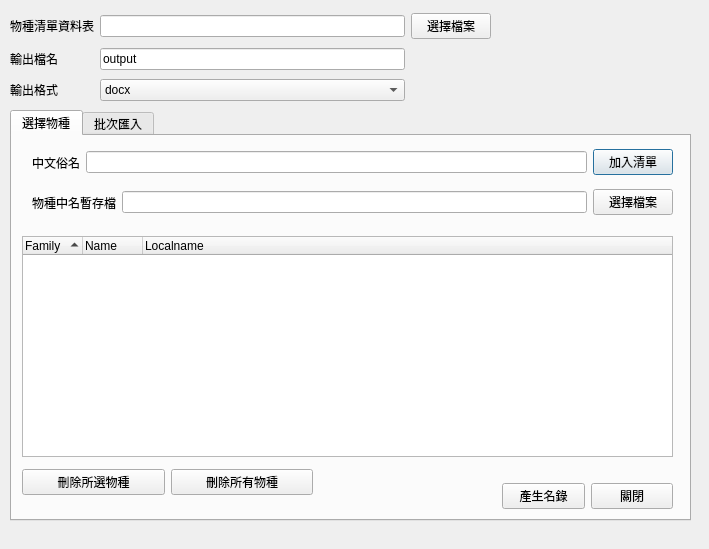
<?xml version="1.0" encoding="UTF-8"?>
<ui version="4.0">
 <class>Window</class>
 <widget class="QDialog" name="Window">
  <property name="geometry">
   <rect>
    <x>0</x>
    <y>0</y>
    <width>709</width>
    <height>549</height>
   </rect>
  </property>
  <property name="windowTitle">
   <string>物種名錄產生器 namelist generator</string>
  </property>
  <widget class="QTabWidget" name="tabWidget">
   <property name="geometry">
    <rect>
     <x>10</x>
     <y>110</y>
     <width>681</width>
     <height>411</height>
    </rect>
   </property>
   <property name="currentIndex">
    <number>0</number>
   </property>
   <widget class="QWidget" name="tabSelect">
    <attribute name="title">
     <string>選擇物種</string>
    </attribute>
    <widget class="QTreeWidget" name="treeWidget">
     <property name="geometry">
      <rect>
       <x>10</x>
       <y>100</y>
       <width>651</width>
       <height>221</height>
      </rect>
     </property>
     <property name="alternatingRowColors">
      <bool>true</bool>
     </property>
     <property name="selectionMode">
      <enum>QAbstractItemView::MultiSelection</enum>
     </property>
     <property name="indentation">
      <number>10</number>
     </property>
     <property name="rootIsDecorated">
      <bool>false</bool>
     </property>
     <attribute name="headerVisible">
      <bool>true</bool>
     </attribute>
     <attribute name="headerDefaultSectionSize">
      <number>60</number>
     </attribute>
     <attribute name="headerHighlightSections">
      <bool>true</bool>
     </attribute>
     <attribute name="headerMinimumSectionSize">
      <number>2</number>
     </attribute>
     <attribute name="headerShowSortIndicator" stdset="0">
      <bool>true</bool>
     </attribute>
     <column>
      <property name="text">
       <string>Family</string>
      </property>
     </column>
     <column>
      <property name="text">
       <string>Name</string>
      </property>
     </column>
     <column>
      <property name="text">
       <string>Localname</string>
      </property>
     </column>
    </widget>
    <widget class="QWidget" name="horizontalLayoutWidget_3">
     <property name="geometry">
      <rect>
       <x>20</x>
       <y>10</y>
       <width>641</width>
       <height>33</height>
      </rect>
     </property>
     <layout class="QHBoxLayout" name="horizontalLayout_3">
      <item>
       <widget class="QLabel" name="label_5">
        <property name="text">
         <string>中文俗名</string>
        </property>
       </widget>
      </item>
      <item>
       <widget class="QLineEdit" name="lineSpecies"/>
      </item>
      <item>
       <widget class="QPushButton" name="butAddToTree">
        <property name="text">
         <string>加入清單</string>
        </property>
       </widget>
      </item>
     </layout>
    </widget>
    <widget class="QWidget" name="horizontalLayoutWidget_4">
     <property name="geometry">
      <rect>
       <x>490</x>
       <y>340</y>
       <width>171</width>
       <height>41</height>
      </rect>
     </property>
     <layout class="QHBoxLayout" name="horizontalLayout_4">
      <item>
       <widget class="QPushButton" name="butGenerateSp">
        <property name="text">
         <string>產生名錄</string>
        </property>
       </widget>
      </item>
      <item>
       <widget class="QPushButton" name="butClose1">
        <property name="text">
         <string>關閉</string>
        </property>
       </widget>
      </item>
     </layout>
    </widget>
    <widget class="QWidget" name="horizontalLayoutWidget">
     <property name="geometry">
      <rect>
       <x>10</x>
       <y>330</y>
       <width>291</width>
       <height>32</height>
      </rect>
     </property>
     <layout class="QHBoxLayout" name="horizontalLayout">
      <item>
       <widget class="QPushButton" name="butDeleteSelection">
        <property name="text">
         <string>刪除所選物種</string>
        </property>
       </widget>
      </item>
      <item>
       <widget class="QPushButton" name="butDeleteAll">
        <property name="text">
         <string>刪除所有物種</string>
        </property>
       </widget>
      </item>
     </layout>
    </widget>
    <widget class="QWidget" name="horizontalLayoutWidget_6">
     <property name="geometry">
      <rect>
       <x>20</x>
       <y>50</y>
       <width>641</width>
       <height>33</height>
      </rect>
     </property>
     <layout class="QHBoxLayout" name="horizontalLayout_6">
      <item>
       <widget class="QLabel" name="label_6">
        <property name="text">
         <string>物種中名暫存檔</string>
        </property>
       </widget>
      </item>
      <item>
       <widget class="QLineEdit" name="lineTempFile"/>
      </item>
      <item>
       <widget class="QPushButton" name="butSelectTempFile">
        <property name="text">
         <string>選擇檔案</string>
        </property>
       </widget>
      </item>
     </layout>
    </widget>
   </widget>
   <widget class="QWidget" name="tabBatch">
    <attribute name="title">
     <string>批次匯入</string>
    </attribute>
    <widget class="QWidget" name="horizontalLayoutWidget_2">
     <property name="geometry">
      <rect>
       <x>60</x>
       <y>30</y>
       <width>571</width>
       <height>80</height>
      </rect>
     </property>
     <layout class="QHBoxLayout" name="horizontalLayout_2">
      <item>
       <widget class="QLabel" name="label_4">
        <property name="text">
         <string>產生名錄之物種csv檔案</string>
        </property>
       </widget>
      </item>
      <item>
       <widget class="QLineEdit" name="lineSlist"/>
      </item>
      <item>
       <widget class="QPushButton" name="butSlist">
        <property name="text">
         <string>選擇檔案</string>
        </property>
       </widget>
      </item>
     </layout>
    </widget>
    <widget class="QWidget" name="horizontalLayoutWidget_5">
     <property name="geometry">
      <rect>
       <x>490</x>
       <y>330</y>
       <width>171</width>
       <height>41</height>
      </rect>
     </property>
     <layout class="QHBoxLayout" name="horizontalLayout_5">
      <item>
       <widget class="QPushButton" name="butGenerate">
        <property name="text">
         <string>產生名錄</string>
        </property>
       </widget>
      </item>
      <item>
       <widget class="QPushButton" name="butClose">
        <property name="text">
         <string>關閉</string>
        </property>
       </widget>
      </item>
     </layout>
    </widget>
   </widget>
  </widget>
  <widget class="QWidget" name="gridLayoutWidget_2">
   <property name="geometry">
    <rect>
     <x>10</x>
     <y>10</y>
     <width>481</width>
     <height>94</height>
    </rect>
   </property>
   <layout class="QGridLayout" name="gridLayout_2">
    <item row="0" column="1">
     <widget class="QLineEdit" name="lineBlist"/>
    </item>
    <item row="2" column="0">
     <widget class="QLabel" name="label_3">
      <property name="text">
       <string>輸出格式</string>
      </property>
     </widget>
    </item>
    <item row="1" column="0">
     <widget class="QLabel" name="label_2">
      <property name="text">
       <string>輸出檔名</string>
      </property>
     </widget>
    </item>
    <item row="0" column="0">
     <widget class="QLabel" name="label">
      <property name="text">
       <string>物種清單資料表</string>
      </property>
     </widget>
    </item>
    <item row="0" column="2">
     <widget class="QPushButton" name="butBlist">
      <property name="text">
       <string>選擇檔案</string>
      </property>
     </widget>
    </item>
    <item row="1" column="1">
     <widget class="QLineEdit" name="lineOutputFilename">
      <property name="text">
       <string>output</string>
      </property>
     </widget>
    </item>
    <item row="2" column="1">
     <widget class="QComboBox" name="comboOutputFormat">
      <item>
       <property name="text">
        <string>docx</string>
       </property>
      </item>
      <item>
       <property name="text">
        <string>odt</string>
       </property>
      </item>
      <item>
       <property name="text">
        <string>txt</string>
       </property>
      </item>
      <item>
       <property name="text">
        <string>rtf</string>
       </property>
      </item>
     </widget>
    </item>
   </layout>
  </widget>
 </widget>
 <resources/>
 <connections>
  <connection>
   <sender>butClose1</sender>
   <signal>clicked()</signal>
   <receiver>Window</receiver>
   <slot>close()</slot>
   <hints>
    <hint type="sourcelabel">
     <x>593</x>
     <y>484</y>
    </hint>
    <hint type="destinationlabel">
     <x>354</x>
     <y>274</y>
    </hint>
   </hints>
  </connection>
  <connection>
   <sender>butClose</sender>
   <signal>clicked()</signal>
   <receiver>Window</receiver>
   <slot>close()</slot>
   <hints>
    <hint type="sourcelabel">
     <x>636</x>
     <y>485</y>
    </hint>
    <hint type="destinationlabel">
     <x>354</x>
     <y>274</y>
    </hint>
   </hints>
  </connection>
 </connections>
</ui>
